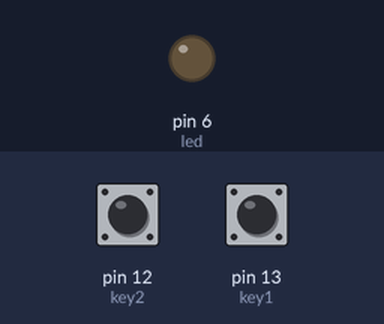
Bench run of a sketch on a simulated Arduino Uno, built with avr-gcc and run on an emulated ATmega328P. Parts: output pins drawn as LEDs (lit = HIGH). The test bench sets the inputs (shaded band); at power-on: pin 12 (key2) HIGH, pin 13 (key1) HIGH.

Above: at 1.2 s.
1.3 s: pin 12 (key2) pulled LOW for 0.15 s
At 1.4 s:
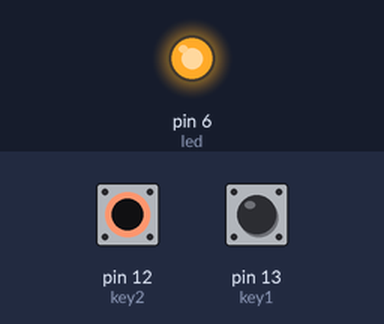
3.0 s: pin 12 (key2) pulled LOW for 3.2 s
At 7.0 s:
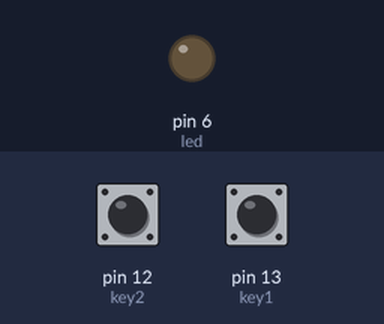
7.7 s: pin 13 (key1) pulled LOW for 3.2 s
At 8.1 s:
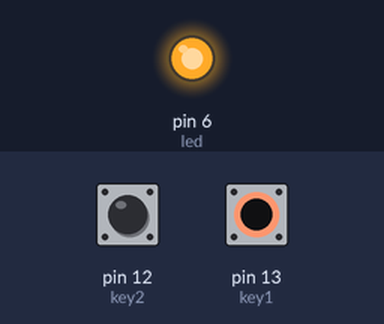
Timing chart, 0 to 12.4 s (numbered marks = the images above; inputs shaded):
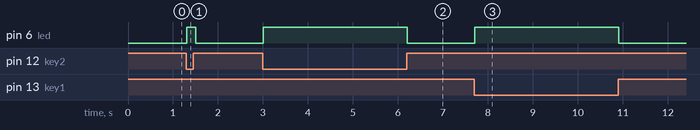

Measured:
- after the input at 1.3 s, pin 6 (led): LOW → HIGH at once, → LOW 0.20 s later
- after the input at 3.0 s, pin 6 (led): LOW → HIGH at once, → LOW 3.2 s later
- after the input at 7.7 s, pin 6 (led): LOW → HIGH at once, → LOW 3.2 s later

The sketch:

5_Switch_XORgate.ino
```cpp
int led = 6;
int key1 = 13;
int key2 = 12;

void setup()
{
  pinMode(led, OUTPUT);
  pinMode(key1, INPUT_PULLUP);
  pinMode(key2, INPUT_PULLUP);
}

//3.XOR Gate
void loop()
{
  if(!digitalRead(key1) ^ !digitalRead(key2))
    digitalWrite(led, HIGH);
  else
    digitalWrite(led, LOW);

  delay(100);
}
```
